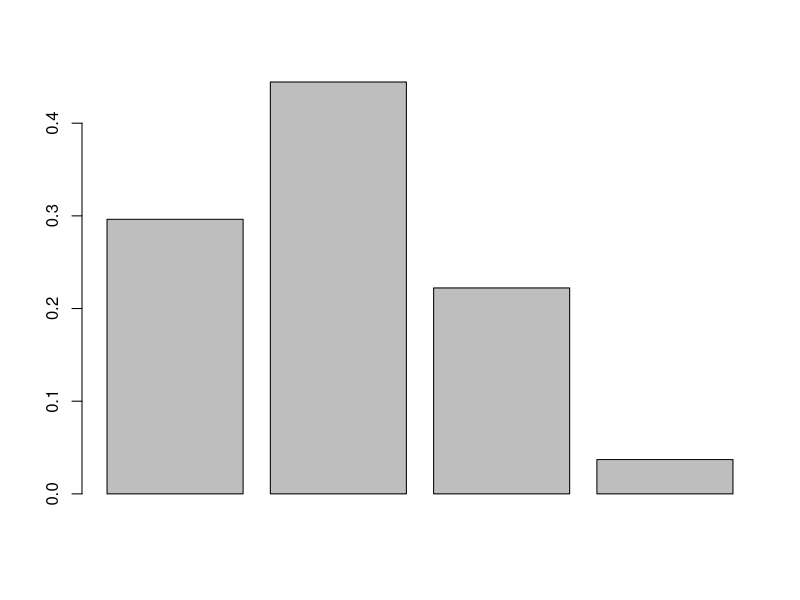

R code for this plot:
n = 25
p = 0.25
1 - pbinom(0,n,p)

n = 20
p = 1/3
dbinom(12,n,p)

n = 50
p = 1 - 1/100 # = 1 - 0.01 = 0.99 # de kans dat een product heel blijft is 0.99
dbinom(48,n,p)

n = 3
p = 2/6
barplot(dbinom(0:3,n,p))

500 * 0.20 

n = 60
p = 1/3
n*p *(1-p)#variance
sqrt(n*p*(1-p)) #deviation

n = 15
p = 0.8
sqrt(n*p*(1-p))
n * p

n = 500
p = 0.75
1 - pbinom(399,n,p)

n = 20
p = 1/7
1 - pbinom(2,n,p)

n = 1000
p = 1/2
dbinom(500,n,p)
pbinom(490,n,p)

n = 6
p = 0.4
dbinom(3,n,p)